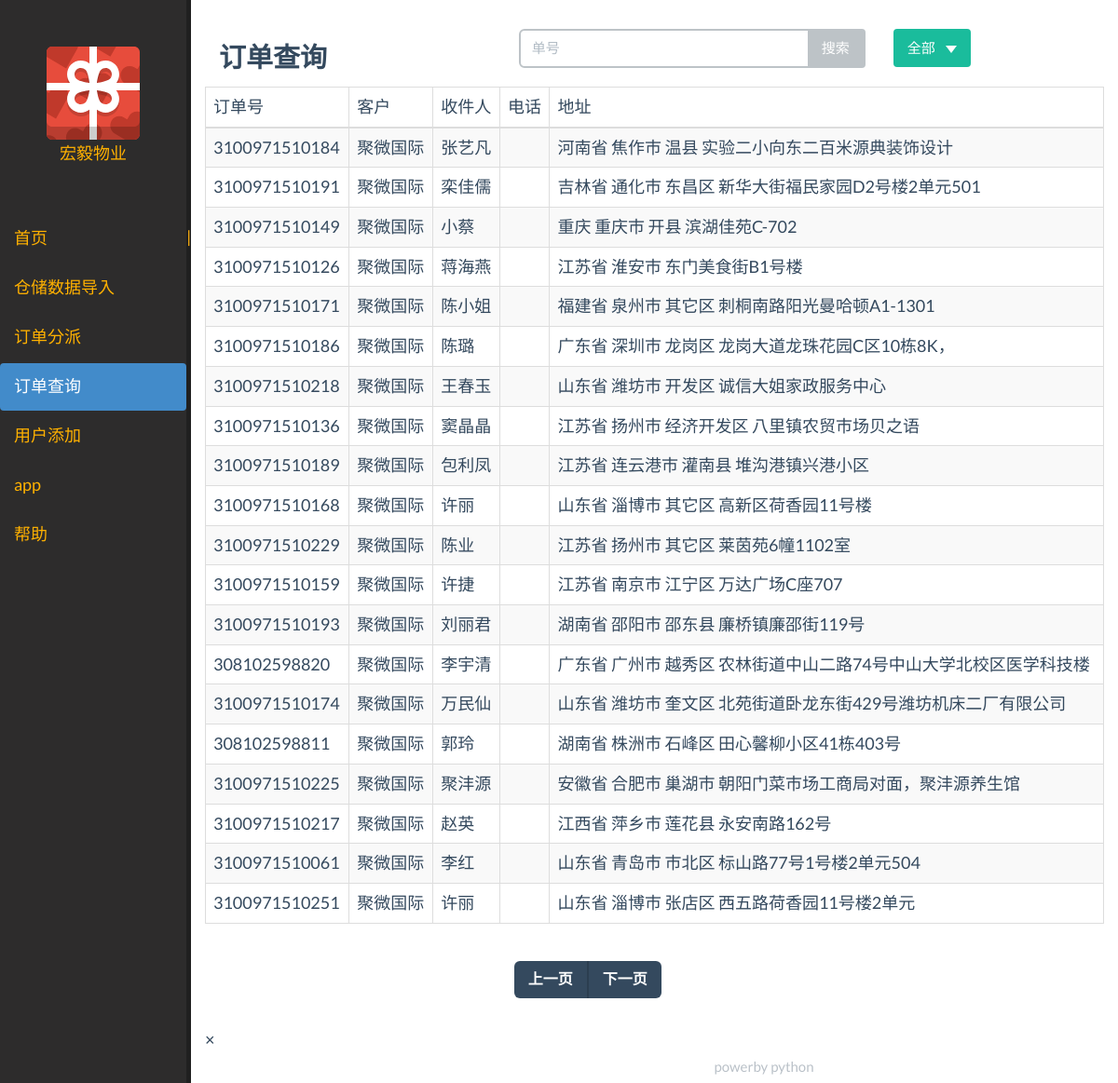
The app's page /order_post_page/2, older data.
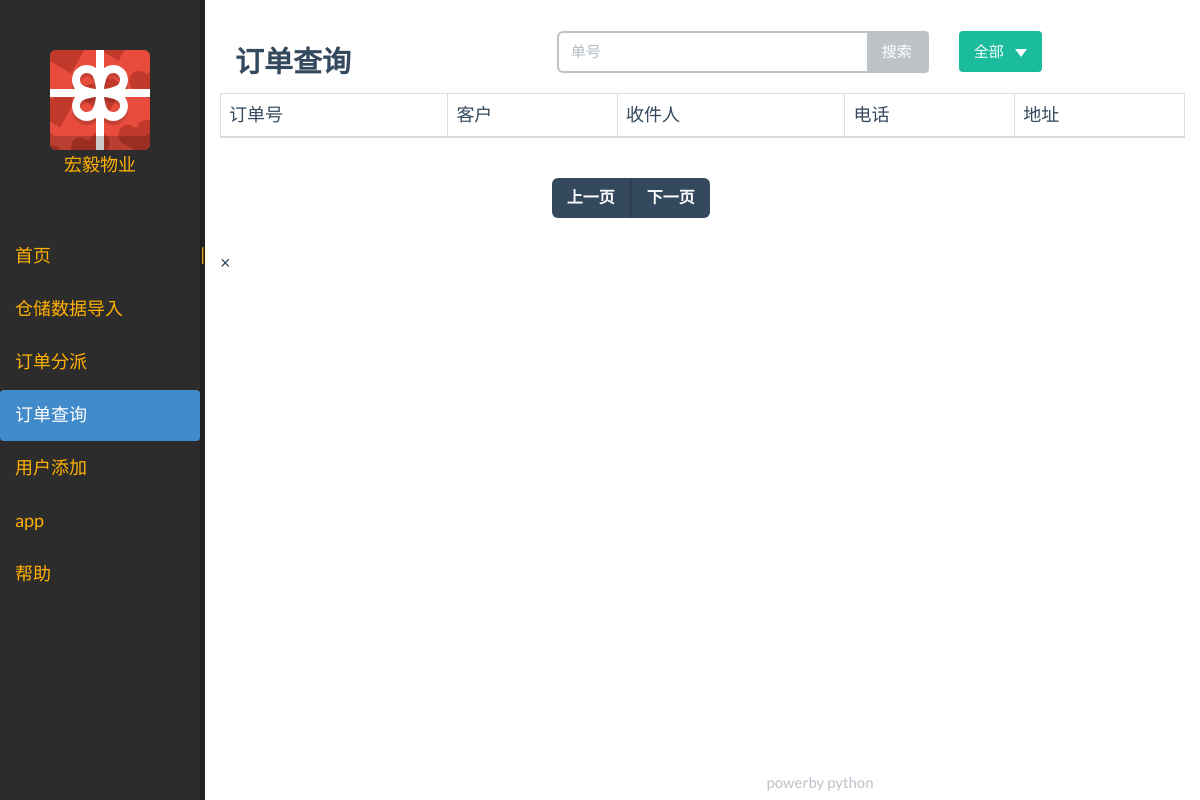
The same page, newer data.
### apps/data/transgodatabase.py (models this page shows, shortened)
class Order(Base):
    __tablename__ = "order"
    ID = Column(String(20), primary_key=True)
    clienter = Column(String(20), nullable=False)
    tick = Column(String(20))
    user = Column(String(6))
    addr = Column(String(128), nullable=False)
    tel = Column(String(11))
    count = Column(Integer)
    express = Column(String(10))
    time = Column(DateTime,
                  default=datetime.now)
    descript = Column(String(256))
    print_status = Column(String(5))
    cancel_status = Column(Boolean)
    status = Column(String(10), nullable=False, default="Import")
    courise = Column(Integer, ForeignKey("courise.courise_id"))

### apps/main/views.py (the view)
@main_app.route("/order_post_page/<int:page_number>")
def order_query_page(page_number):
    session = make_session()
    orders = session.query(Order)\
        .filter(Order.status != "Finish")\
        .order_by(Order.time)\
        .limit(PAGE_COUNT)\
        .offset((page_number - 1) * PAGE_COUNT)
    page_num = page_number + 1
    return render_template("order_post_frame.html",
                           orders=orders,
                           num=page_num)

### apps/data/transgodatabase.py (called while the page is built)
def make_session():
    Session = sessionmaker(bind=engine)
    session = Session()
    return session

### templates/order_post_frame.html (shortened to what this page needs)
{% extends "main_frame.html" %}
{% block main_content %}
{% include "order_post.html" %}
{% endblock %}

### templates/order_post.html (shortened to what this page needs)
{% extends "main_content.html" %}
{% block main_content %}
<br/>
<div>
    <div class="col-md-4"><h4>订单查询</h4></div>
    <div class="col-md-5">
        <div class="input-group">
            <input id="search_order_id" type="text" class="form-control" placeholder="单号"></input>
            <span class="input-group-btn">
                <button class="btn btn-default" onclick="searchOrder()" type="button">搜索</button>
            </span>
        </div>
    </div>
    <div class="col-md-3 btn-group">
        <button class="btn btn-primary dropdown-toggle" data-toggle="dropdown"
                aria-haspopup="true" aria-expanded="false">
            全部
            <span class="caret">
            </span>
        </button>
    </div>
<div>
<table class="table table-striped table-bordered table-hover">
    <thead>
        <tr>
            <td>订单号</td>
            <td>客户</td>
            <td>收件人</td>
            <td>电话</td>
            <td>地址</td>
        </tr>
    </thead>
    <tbody>
        {% for order in orders %}
        <tr>
            <td>{{order.ID}}</td>
            <td>{{order.clienter}}</td>
            <td>{{order.user}}</td>
            <td>{{order.tel}}</td>
            <td>{{order.addr}}</td>
        </tr>
        {% endfor %}
    </tbody>
</table>
<div class="row">
    <div class="col-md-6 col-md-offset-4">
        <nav>
            <ul class="pager">
                <li class="previous"><a href="/order_post_page/{{num - 1}}"><span aria-hidden="true">上一页</span></a></li>
                <li class="next"><a href="/order_post_page/{{num}}"><span aria-hidden="true">下一页</span></a></li>
            </ul>
        </nav>
    </div>
</div>
{% endblock %}

Row changes from the older to the newer data that the page shows:
removed Order: ID "3100971510184", clienter "聚微国际", user "张艺凡", addr "河南省 焦作市 温县 实验二小向东二百米源典装饰设计"
removed Order: ID "3100971510191", clienter "聚微国际", user "栾佳儒", addr "吉林省 通化市 东昌区 新华大街福民家园D2号楼2单元501"
removed Order: ID "3100971510149", clienter "聚微国际", user "小蔡", addr "重庆 重庆市 开县 滨湖佳苑C-702"
removed Order: ID "3100971510126", clienter "聚微国际", user "蒋海燕", addr "江苏省 淮安市 东门美食街B1号楼"
removed Order: ID "3100971510171", clienter "聚微国际", user "陈小姐", addr "福建省 泉州市 其它区 刺桐南路阳光曼哈顿A1-1301"
removed Order: ID "3100971510186", clienter "聚微国际", user "陈璐", addr "广东省 深圳市 龙岗区 龙岗大道龙珠花园C区10栋8K，"
removed Order: ID "3100971510218", clienter "聚微国际", user "王春玉", addr "山东省 潍坊市 开发区 诚信大姐家政服务中心"
removed Order: ID "3100971510136", clienter "聚微国际", user "窦晶晶", addr "江苏省 扬州市 经济开发区 八里镇农贸市场贝之语"
removed Order: ID "3100971510189", clienter "聚微国际", user "包利凤", addr "江苏省 连云港市 灌南县 堆沟港镇兴港小区"
removed Order: ID "3100971510168", clienter "聚微国际", user "许丽", addr "山东省 淄博市 其它区 高新区荷香园11号楼"
removed Order: ID "3100971510229", clienter "聚微国际", user "陈业", addr "江苏省 扬州市 其它区 莱茵苑6幢1102室"
removed Order: ID "3100971510159", clienter "聚微国际", user "许捷", addr "江苏省 南京市 江宁区 万达广场C座707"
removed Order: ID "3100971510193", clienter "聚微国际", user "刘丽君", addr "湖南省 邵阳市 邵东县 廉桥镇廉邵街119号"
removed Order: ID "308102598820", clienter "聚微国际", user "李宇清", addr "广东省 广州市 越秀区 农林街道中山二路74号中山大学北校区医学科技楼"
removed Order: ID "3100971510174", clienter "聚微国际", user "万民仙", addr "山东省 潍坊市 奎文区 北苑街道卧龙东街429号潍坊机床二厂有限公司"
removed Order: ID "308102598811", clienter "聚微国际", user "郭玲", addr "湖南省 株洲市 石峰区 田心馨柳小区41栋403号"
removed Order: ID "3100971510225", clienter "聚微国际", user "聚沣源", addr "安徽省 合肥市 巢湖市 朝阳门菜市场工商局对面，聚沣源养生馆"
removed Order: ID "3100971510217", clienter "聚微国际", user "赵英", addr "江西省 萍乡市 莲花县 永安南路162号"
removed Order: ID "3100971510061", clienter "聚微国际", user "李红", addr "山东省 青岛市 市北区 标山路77号1号楼2单元504"
removed Order: ID "3100971510251", clienter "聚微国际", user "许丽", addr "山东省 淄博市 张店区 西五路荷香园11号楼2单元"
